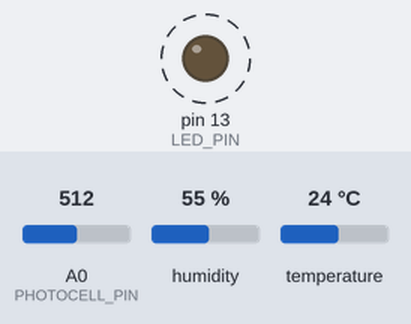
A sketch run on a simulated Arduino Uno, built with avr-gcc and run on an emulated ATmega328P. On the bench: output pins drawn as LEDs (lit = HIGH). Dashed ring = blinking. Inputs (shaded band) come from the test bench; at power-on: A0 (PHOTOCELL_PIN) = 512, humidity 55 %, temperature 24 °C. No radio packets arrive unless stated; what the sketch prints to the serial monitor is not drawn.

Above: at 0.5 s.
Timing chart, 0 to 3.0 s (numbered marks = the images above):
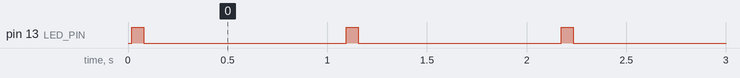

Measured:
- by itself, pin 13 (LED_PIN): alternates HIGH for 0.06 s and LOW for 1.0 s

The sketch:

creeper.ino
```cpp
#include <VirtualWire.h>
#include "SparkFun_Si7021_Breakout_Library.h"
#include "../Creepers.h"

#define LED_PIN 13
#define PHOTOCELL_PIN A0

void logData(packet p);

// HTU21D temp/humidity sensor
Weather sensor;

void setup() {
  Serial.begin(9600);
  Serial.println("Creeper initialized");

  pinMode(LED_PIN, OUTPUT);
  pinMode(PHOTOCELL_PIN, INPUT);

  sensor.begin();

  // vw_set_ptt_inverted(true);
  vw_set_tx_pin(12);
  vw_setup(4000); // bps
}

void loop() {

  struct packet outbound;
  outbound.timestamp = millis();
  outbound.light = analogRead(PHOTOCELL_PIN);
  outbound.humidity = (int)(sensor.getRH() * 100);

  float tempf = sensor.getTempF();
  outbound.tempc = (int)((tempf - 32)/1.8 * 100);

  logData(outbound);

  char b[sizeof(outbound)];
  memcpy(b, &outbound, sizeof(outbound));

  digitalWrite(13, HIGH);

  vw_send((char*)b, sizeof(b));
  vw_wait_tx();

  digitalWrite(13, LOW);

  delay(1000);
}

void logData(packet p) {
  Serial.print("t: ");
  Serial.println(p.timestamp);

  Serial.print("L: ");
  Serial.println(p.light);

  Serial.print("H: ");
  Serial.println(p.humidity);

  Serial.print("T: ");
  Serial.println(p.tempc);
  Serial.println();
}
```
